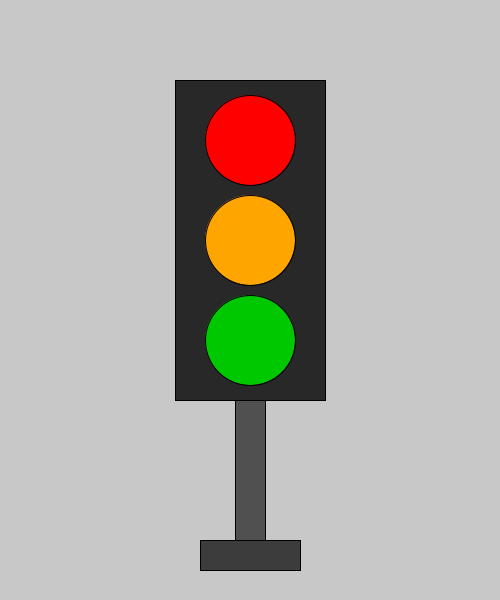
Frame 1 (no input)
Frame 60 (the mouse pressed at the canvas centre just before this capture): identical to frame 1, image omitted
Frame 120 (the mouse held since frame 60 and released just before this capture): identical to frame 1, image omitted

The Processing sketch that drew this single still picture (run headless with seeded random() and noise(); from frame 60 on, the mouse is pressed at the canvas centre):

// Processing sketch: opdracht_3_3
// ── opdracht_3_3.pde
void setup() {
  size(500, 600);
  background(200, 200, 200);
}

void draw() {
  
  fill(80);
  rect(235, 400, 30, 150);

 
  fill(60);
  rect(200, 540, 100, 30);


  fill(40);
  rect(175, 80, 150, 320);

 
  fill(255, 0, 0);
  ellipse(250, 140, 90, 90);

 
  fill(255, 165, 0);
  ellipse(250, 240, 90, 90);

  
  fill(0, 200, 0);
  ellipse(250, 340, 90, 90);
}
